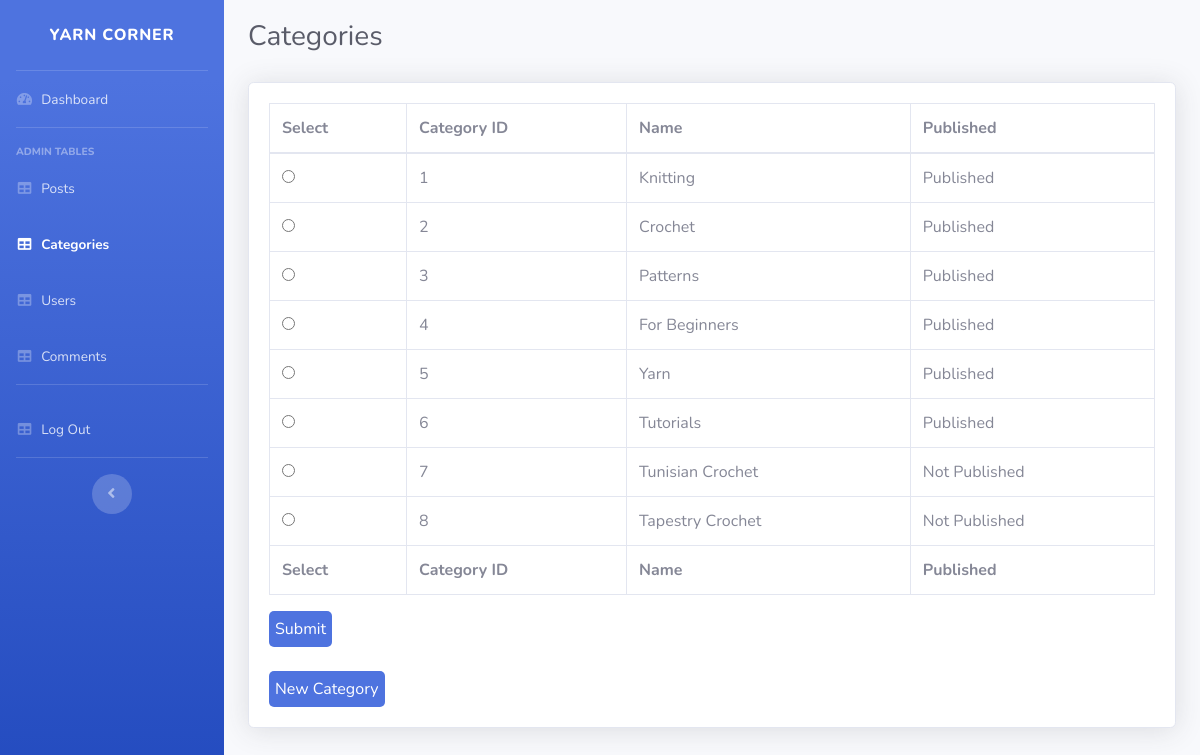
Screenshot of /categorytable.php (signed in) with the database file from the repository.
### tables this page shows
CREATE TABLE `categories` (
  `cat_id` int(11) NOT NULL,
  `cat_name` varchar(50) NOT NULL,
  `published` int(1) NOT NULL DEFAULT 1
);

### categorytable.php (the view, shortened to what this page needs)
<?php
require('required/conn.php');
$query = "SELECT * FROM `categories`;";
$result = mysqli_query($conn, $query);
$table = True;
$edit = False;
$newcat = False;
?>
<!DOCTYPE html>
<html lang="en">
<head>
    <link href="vendor/fontawesome-free/css/all.min.css" rel="stylesheet" type="text/css">
    <link href="css/sb-admin-2.min.css" rel="stylesheet">
    <link href="vendor/datatables/dataTables.bootstrap4.min.css" rel="stylesheet">
</head>
<body id="page-top">
    <div id="wrapper">
        <ul class="navbar-nav bg-gradient-primary sidebar sidebar-dark accordion" id="accordionSidebar">
            <a class="sidebar-brand d-flex align-items-center justify-content-center" href="index.php">
                <div class="sidebar-brand-text mx-3">Yarn Corner</div>
            </a>
            <hr class="sidebar-divider my-0">
            <li class="nav-item">
                <a class="nav-link" href="admin.php">
                    <i class="fas fa-fw fa-tachometer-alt"></i>
                    <span>Dashboard</span></a>
            </li>
            <hr class="sidebar-divider">
            <div class="sidebar-heading">
                Admin Tables
            </div>
            <li class="nav-item">
                <a class="nav-link" href="posttable.php">
                    <i class="fas fa-fw fa-table"></i>
                    <span>Posts</span></a>
            </li>
            <li class="nav-item active">
                <a class="nav-link" href="categorytable.php">
                    <i class="fas fa-fw fa-table"></i>
                    <span>Categories</span></a>
            </li>
            <li class="nav-item">
                <a class="nav-link" href="usertable.php">
                    <i class="fas fa-fw fa-table"></i>
                    <span>Users</span></a>
            </li>
            <li class="nav-item">
                <a class="nav-link" href="commenttable.php">
                    <i class="fas fa-fw fa-table"></i>
                    <span>Comments</span></a>
            </li>
            <hr class="sidebar-divider">
            <li class="nav-item">
                <a class="nav-link" href="logout.php">
                    <i class="fas fa-fw fa-table"></i>
                    <span>Log Out</span></a>
            </li>
            <hr class="sidebar-divider d-none d-md-block">
            <div class="text-center d-none d-md-inline">
                <button class="rounded-circle border-0" id="sidebarToggle"></button>
            </div>
        </ul>
        <div id="content-wrapper" class="d-flex flex-column">
            <div id="content">
                <div class="container-fluid" >
                    <h1 class="h3 mb-2 text-gray-800" style='padding-top:20px;padding-bottom:20px'>Categories</h1>
                        <div class="card shadow mb-4">
                            <div class="card-body">
                                <?php if($table) { ?>
                                <div class="table-responsive">
                                    <form method='POST' action="<?php echo $_SERVER['PHP_SELF']; ?>">
                                    <table class="table table-bordered" id="dataTable" width="100%" cellspacing="0">
                                        <thead>
                                            <tr>
                                                <th>Select</th>
                                                <th>Category ID</th>
                                                <th>Name</th>
                                                <th>Published</th>
                                            </tr>
                                        </thead>
                                        <tfoot>
                                            <tr>
                                                <th>Select</th>
                                                <th>Category ID</th>
                                                <th>Name</th>
                                                <th>Published</th>
                                            </tr>
                                        </tfoot>
                                        <tbody>
                                            <?php
                                            while($row = mysqli_fetch_array($result)) {
                                                $id = $row['cat_id'];
                                                ?>
                                                <tr>
                                                    <td><input type='radio' name='select' value='<?php echo $id; ?>'></td>
                                                    <td><?php echo $row['cat_id']; ?></td>
                                                    <td><?php echo $row['cat_name']; ?></td>
                                                    <td><?php
                                                        $published = $row['published'];
                                                        if($published == 1) {
                                                            echo "Published";
                                                        } else {
                                                            echo "Not Published";
                                                        }
                                                        ?>
                                                    </td>
                                            <?php } ?>
                                        </tbody>
                                    </table>
                                        <input type='submit' name='submit' style='background-color:#4e73df;color:white;border:0px;padding:6px;border-radius:5px'>
                                    </form>
                                    <br>
                                        <form method='POST' action="<?php echo $_SERVER['PHP_SELF']; ?>">
                                            <input type='submit' name='newcat' value='New Category' style='background-color:#4e73df;color:white;border:0px;padding:6px;border-radius:5px'>
                                        </form>
                                </div> <?php
                                } ?>
                            </div>
                    </div>
                </div>
            </div>
        </div>
    </div>
</body>
</html>

### rows the page displays
categories: cat_id "1", cat_name "Knitting", published "Published"
categories: cat_id "2", cat_name "Crochet", published "Published"
categories: cat_id "3", cat_name "Patterns", published "Published"
categories: cat_id "4", cat_name "For Beginners", published "Published"
categories: cat_id "5", cat_name "Yarn", published "Published"
categories: cat_id "6", cat_name "Tutorials", published "Published"
categories: cat_id "7", cat_name "Tunisian Crochet", published "Not Published"
categories: cat_id "8", cat_name "Tapestry Crochet", published "Not Published"
